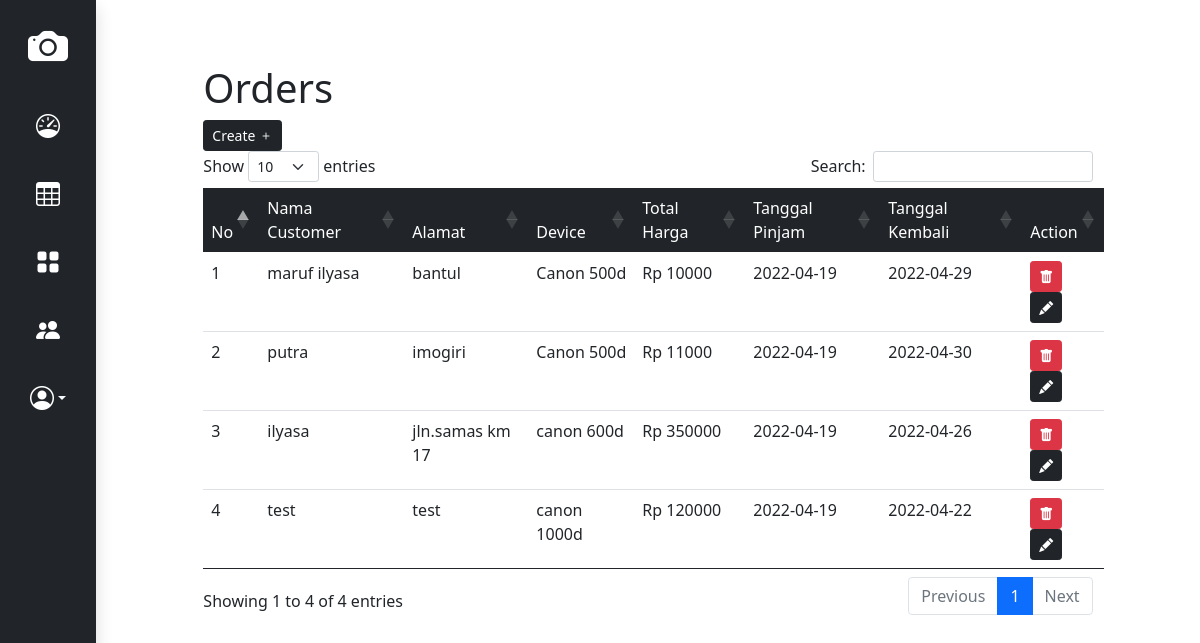
Screenshot of /admin/orders.php (signed in) with the database file from the repository.
### tables this page shows
CREATE TABLE `transaksi` (
  `id` int(11) NOT NULL AUTO_INCREMENT,
  `nama_customer` varchar(255) NOT NULL,
  `alamat` text NOT NULL,
  `id_kamera` int(11) NOT NULL,
  `id_karyawan` int(11) NOT NULL,
  `total` int(16) DEFAULT NULL,
  `tanggal_pinjam` date NOT NULL DEFAULT current_timestamp(),
  `tanggal_kembali` date DEFAULT NULL,
  PRIMARY KEY (`id`),
  KEY `id_kamera` (`id_kamera`),
  KEY `id_karyawan` (`id_karyawan`),
  CONSTRAINT `transaksi_ibfk_1` FOREIGN KEY (`id_kamera`) REFERENCES `kamera` (`id`) ON DELETE CASCADE ON UPDATE CASCADE,
  CONSTRAINT `transaksi_ibfk_2` FOREIGN KEY (`id_karyawan`) REFERENCES `users` (`id`) ON DELETE CASCADE ON UPDATE CASCADE
);

CREATE TABLE `kamera` (
  `id` int(11) NOT NULL AUTO_INCREMENT,
  `nama` varchar(255) NOT NULL,
  `harga` int(16) NOT NULL,
  `img` text NOT NULL,
  `is_avaible` tinyint(1) NOT NULL DEFAULT 1,
  PRIMARY KEY (`id`)
);

### src/utils/conn.php (called while the page is built, shortened)
<?php
class Conn extends PDO {
    public function assoc($sql)
    {
        $stmt = $this->prepare($sql);
        $stmt->execute();
        $stmt->setFetchMode(PDO::FETCH_ASSOC);
        return $stmt;
    }
}
?>

### src/utils/orderModel.php (called while the page is built, shortened)
<?php
require_once('conn.php');
class Order {
    static function all()
    {
        $db = new Conn();
        return $db->assoc("SELECT * FROM transaksi")->fetchAll();
    }
}
?>

### src/utils/deviceModel.php (called while the page is built, shortened)
<?php
require_once('conn.php');
class Device {
    static function getById($id)
    {
        $db = new Conn();
        return $db->assoc("SELECT * FROM kamera WHERE id=$id")->fetch();
    }
}
?>

### admin/orders.php (the view, shortened to what this page needs)
<?php
require_once('../src/utils/orderModel.php');
require_once('../src/utils/deviceModel.php');
$orders = Order::all();
$index = 1;
?>
 <!DOCTYPE html>
 <html lang="en">
    <?php require_once('../src/components/head.php'); ?>
 <body>
    <div class="container-fluid">
        <div class="row">
            <?php require_once('../src/components/sidebar.php'); ?>
            <div class="col-sm p-3 min-vh-100 row justify-content-center">
                <div class="col-10 mt-5">
                    <h1 class="text-dark">Orders</h1>
                    <a class="btn btn-sm btn-dark" href="/admin/order/create.php">Create <i class="bi bi-plus"></i></a>
                    <table id="orderTable" class="table table-stripped">
                            <thead class="bg-dark text-white">
                                <tr>
                                    <td>No</td>
                                    <td>Nama Customer</td>
                                    <td>Alamat</td>
                                    <td>Device</td>
                                    <td>Total Harga</td>
                                    <td>Tanggal Pinjam</td>
                                    <td>Tanggal Kembali</td>
                                    <td>Action</td>
                                </tr>
                            </thead>
                            <tbody>
                                <?php foreach ($orders as $key => $value) { ?>
                                    <?php
                                        $tanggal_pinjam = new DateTime($value['tanggal_pinjam']);
                                        $tanggal_kembali = new DateTime($value['tanggal_kembali']);
                                        $abs_diff = $tanggal_pinjam->diff($tanggal_kembali)->d;
                                        $kamera = Device::getById($value['id_kamera']);
                                        $harga_total = $kamera['harga'] * $abs_diff;
                                    ?>
                                    <tr>
                                        <td><?= $index ?></td>
                                        <td><?= $value['nama_customer'] ?></td>
                                        <td><?= $value['alamat'] ?></td>
                                        <td><?= Device::getById($value['id_kamera'])['nama'] ?></td>
                                        <td>Rp <?= $harga_total ?></td>
                                        <td><?= $value['tanggal_pinjam'] ?></td>
                                        <td><?= $value['tanggal_kembali'] ?></td>
                                        <td>
                                            <a href="/admin/order/delete.php?id=<?= $value['id'] ?>" class="btn btn-sm btn-danger"> <i class="bi bi-trash-fill"></i></a>
                                            <a href="/admin/order/edit.php?id=<?= $value['id']?>" class="btn btn-sm btn-dark"> <i class="bi bi-pencil-fill"></i></a>
                                        </td>
                                    </tr>
                                    <?php $index++ ?>
                                <?php } ?>
                            </tbody>
                    </table>
                </div>
            </div>
        </div>
    </div>
 </body>
 </html>

### rows the page displays
transaksi: nama_customer "maruf ilyasa", alamat "bantul", id_kamera.nama "Canon 500d", harga_total "10000", tanggal_pinjam "2022-04-19", tanggal_kembali "2022-04-29"
transaksi: nama_customer "putra", alamat "imogiri", id_kamera.nama "Canon 500d", harga_total "11000", tanggal_pinjam "2022-04-19", tanggal_kembali "2022-04-30"
transaksi: nama_customer "ilyasa", alamat "jln.samas km 17", id_kamera.nama "canon 600d", harga_total "350000", tanggal_pinjam "2022-04-19", tanggal_kembali "2022-04-26"
transaksi: nama_customer "test", alamat "test", id_kamera.nama "canon 1000d", harga_total "120000", tanggal_pinjam "2022-04-19", tanggal_kembali "2022-04-22"
